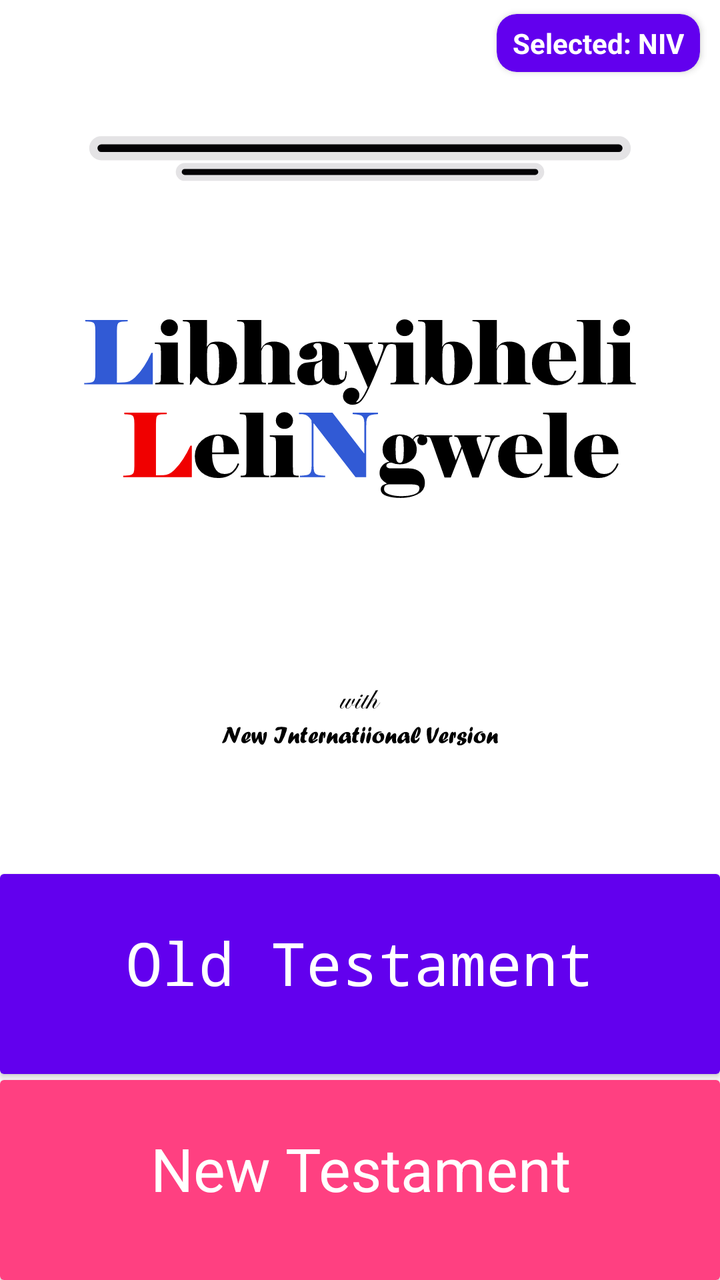
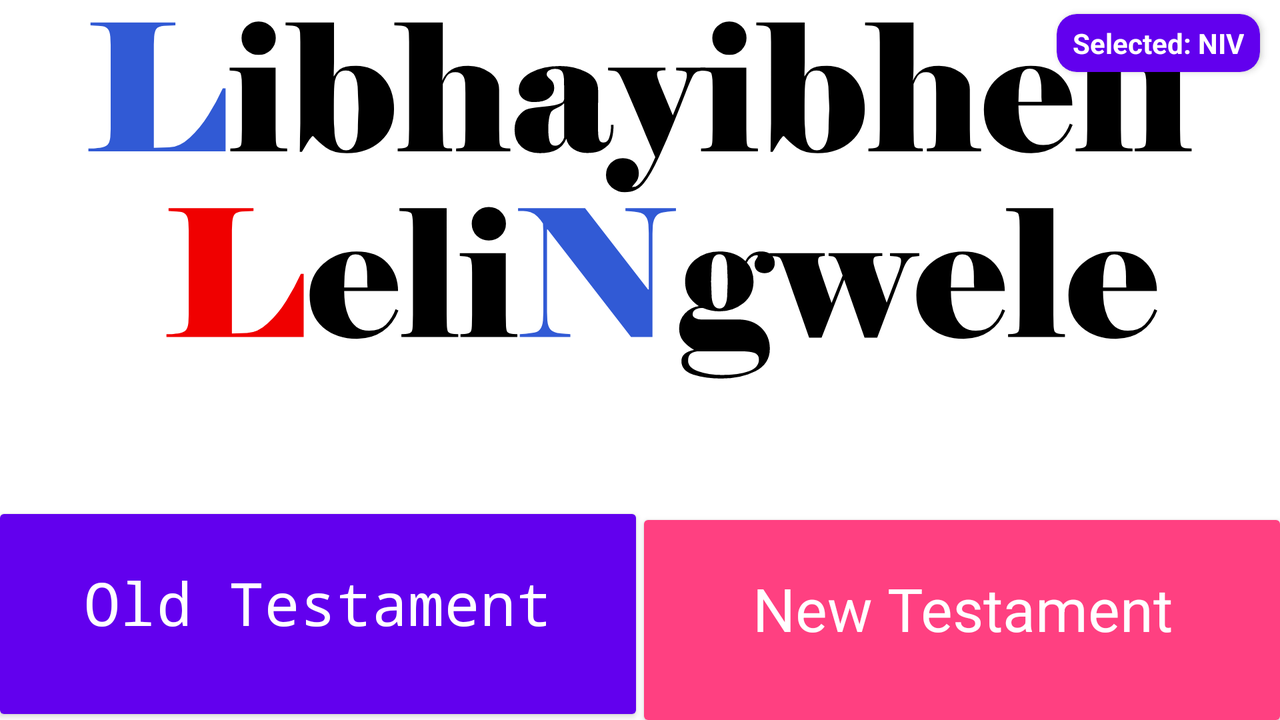

An Android layout and its configuration variant, each rendered on a device that would load it. The default file and the variant file are quoted in full after the pictures.
<!-- AndroidManifest.xml: application theme Theme.BibleSiswati -->
<!-- res/layout/fragment_home.xml -->
<?xml version="1.0" encoding="utf-8"?>
<androidx.constraintlayout.widget.ConstraintLayout xmlns:android="http://schemas.android.com/apk/res/android"
    xmlns:app="http://schemas.android.com/apk/res-auto"
    android:layout_width="match_parent"
    android:layout_height="match_parent"
    xmlns:tools="http://schemas.android.com/tools"
    tools:context=".ui.main.HomeFragment">

    <androidx.cardview.widget.CardView
        android:backgroundTint="@color/colorPrimary"
        app:cardCornerRadius="10dp"
        android:layout_width="wrap_content"
        android:layout_height="wrap_content"
        app:layout_constraintTop_toTopOf="parent"
        app:layout_constraintEnd_toEndOf="parent"
        android:layout_marginEnd="10dp"
        android:layout_marginTop="7dp"
        android:id="@+id/currentVersionParent">

        <TextView
            android:textColor="@color/white"
            android:text="Selected: NIV"
            android:id="@+id/currentVersion"
            android:paddingVertical="5dp"
            android:paddingHorizontal="8dp"
            android:textSize="14sp"
            android:textStyle="bold"
            android:layout_width="wrap_content"
            android:layout_height="wrap_content" />
    </androidx.cardview.widget.CardView>

    <ImageView
        app:layout_constraintTop_toTopOf="parent"
        app:layout_constraintStart_toStartOf="parent"
        app:layout_constraintEnd_toEndOf="parent"
        app:layout_constraintBottom_toTopOf="@id/home_old_card_view"
        android:layout_above="@id/home_old_card_view"
        android:scaleType="fitCenter"
        android:layout_marginHorizontal="20dp"
        android:layout_width="match_parent"
        android:layout_height="0dp"
        android:contentDescription="@string/app_name"
        android:src="@drawable/ic_logo"
        android:id="@+id/imageView" />

    <androidx.cardview.widget.CardView
        app:layout_constraintStart_toStartOf="parent"
        app:layout_constraintEnd_toEndOf="parent"
        app:layout_constraintTop_toBottomOf="@id/imageView"
        app:layout_constraintBottom_toTopOf="@id/home_new_card_view"
        android:id="@+id/home_old_card_view"
        android:layout_width="match_parent"
        android:layout_height="100dp"
        android:layout_above="@+id/home_new_card_view"
        android:layout_marginBottom="3dp"
        android:clickable="true"
        android:focusable="true"
        android:foreground="?android:attr/selectableItemBackground"
        android:paddingBottom="16dp">

        <TextView
            android:layout_width="match_parent"
            android:layout_height="match_parent"
            android:background="@color/colorPrimary"
            android:padding="24dp"
            android:text="@string/old_testament"
            android:textColor="@android:color/white"
            android:textAlignment="center"
            android:textSize="30sp"
            android:typeface="monospace"
            android:gravity="center_horizontal" />
    </androidx.cardview.widget.CardView>

    <androidx.cardview.widget.CardView
        app:layout_constraintBottom_toBottomOf="parent"
        app:layout_constraintEnd_toEndOf="parent"
        app:layout_constraintStart_toStartOf="parent"
        app:layout_constraintTop_toBottomOf="@id/home_old_card_view"
        android:id="@+id/home_new_card_view"
        android:layout_width="match_parent"
        android:layout_height="100dp"
        android:foreground="?android:attr/selectableItemBackground"
        android:clickable="true"
        android:focusable="true">

        <TextView
            android:layout_width="match_parent"
            android:layout_height="match_parent"
            android:background="@color/colorAccent"
            android:padding="24dp"
            android:text="@string/new_testament"
            android:textAlignment="center"
            android:textSize="30sp"
            android:textColor="@android:color/white"
            android:gravity="center_horizontal" />
    </androidx.cardview.widget.CardView>

</androidx.constraintlayout.widget.ConstraintLayout>
<!-- resources referenced by this layout -->
<resources>
  <color name="colorAccent">#FF4081</color>
  <color name="colorPrimary">@color/purple_500</color>
  <color name="white">#FFFFFFFF</color>
  <!-- drawable ic_logo: vector/xml drawable (drawable, 49431 chars, omitted) -->
  <string name="app_name">Bible Siswati</string>
  <string name="new_testament">New Testament</string>
  <string name="old_testament">Old Testament</string>
  <style name="Theme.BibleSiswati" parent="Theme.MaterialComponents.DayNight">
          
          <item name="colorPrimary">@color/purple_500</item>
          <item name="colorPrimaryVariant">@color/purple_700</item>
          <item name="colorOnPrimary">@color/white</item>
  
          
          <item name="colorSecondary">@color/teal_200</item>
          <item name="colorSecondaryVariant">@color/teal_700</item>
          <item name="colorOnSecondary">@color/black</item>
  
          
          <item name="android:statusBarColor">?attr/colorPrimaryVariant</item>
          <item name="android:navigationBarColor">@color/colorPrimary</item>
  
          
          <item name="windowActionBar">false</item>
          <item name="windowNoTitle">true</item>
      </style>
  <color name="purple_500">#FF6200EE</color>
  <color name="purple_700">#FF3700B3</color>
  <color name="teal_200">#FF03DAC5</color>
  <color name="teal_700">#FF018786</color>
  <color name="black">#FF000000</color>
</resources>
<!-- res/layout-land/fragment_home.xml (the repository's variant of the layout above) -->
<!-- drawn on the phone turned sideways -->
<?xml version="1.0" encoding="utf-8"?>
<androidx.constraintlayout.widget.ConstraintLayout xmlns:android="http://schemas.android.com/apk/res/android"
    android:layout_width="match_parent"
    android:layout_height="match_parent"
    xmlns:app="http://schemas.android.com/apk/res-auto">

    <androidx.cardview.widget.CardView
        android:backgroundTint="@color/colorPrimary"
        app:cardCornerRadius="10dp"
        android:layout_width="wrap_content"
        android:layout_height="wrap_content"
        app:layout_constraintTop_toTopOf="parent"
        app:layout_constraintEnd_toEndOf="parent"
        android:layout_marginEnd="10dp"
        android:layout_marginTop="7dp"
        android:id="@+id/currentVersionParent">

        <TextView
            android:textColor="@color/white"
            android:text="Selected: NIV"
            android:id="@+id/currentVersion"
            android:paddingVertical="5dp"
            android:paddingHorizontal="8dp"
            android:textSize="14sp"
            android:textStyle="bold"
            android:layout_width="wrap_content"
            android:layout_height="wrap_content" />
    </androidx.cardview.widget.CardView>

    <ImageView
        app:layout_constraintTop_toTopOf="parent"
        app:layout_constraintStart_toStartOf="parent"
        app:layout_constraintEnd_toEndOf="parent"
        app:layout_constraintBottom_toTopOf="@id/home_old_card_view"
        android:layout_above="@id/home_old_card_view"
        android:scaleType="centerCrop"
        android:layout_width="match_parent"
        android:layout_height="0dp"
        android:contentDescription="@string/app_name"
        android:src="@drawable/ic_logo"
        android:id="@+id/imageView" />

    <androidx.cardview.widget.CardView
        app:layout_constraintEnd_toStartOf="@id/home_new_card_view"
        app:layout_constraintBottom_toBottomOf="parent"
        app:layout_constraintStart_toStartOf="parent"
        android:id="@+id/home_old_card_view"
        android:layout_width="0dp"
        android:layout_height="100dp"
        android:layout_marginEnd="2dp"
        android:layout_marginBottom="3dp"
        android:clickable="true"
        android:focusable="true"
        android:foreground="?android:attr/selectableItemBackground"
        android:paddingBottom="16dp">

        <TextView
            android:layout_width="match_parent"
            android:layout_height="match_parent"
            android:background="@color/colorPrimary"
            android:gravity="center_horizontal"
            android:padding="24dp"
            android:text="@string/old_testament"
            android:textAlignment="center"
            android:textColor="@android:color/white"
            android:textSize="30sp"
            android:typeface="monospace" />
    </androidx.cardview.widget.CardView>

    <androidx.cardview.widget.CardView
        app:layout_constraintBottom_toBottomOf="parent"
        app:layout_constraintEnd_toEndOf="parent"
        app:layout_constraintStart_toEndOf="@id/home_old_card_view"
        android:id="@+id/home_new_card_view"
        android:layout_width="0dp"
        android:layout_height="100dp"
        android:layout_marginStart="2dp"
        android:clickable="true"
        android:focusable="true"
        android:foreground="?android:attr/selectableItemBackground">

        <TextView
            android:layout_width="match_parent"
            android:layout_height="match_parent"
            android:background="@color/colorAccent"
            android:gravity="center_horizontal"
            android:padding="24dp"
            android:text="@string/new_testament"
            android:textAlignment="center"
            android:textColor="@android:color/white"
            android:textSize="30sp" />
    </androidx.cardview.widget.CardView>
</androidx.constraintlayout.widget.ConstraintLayout>
